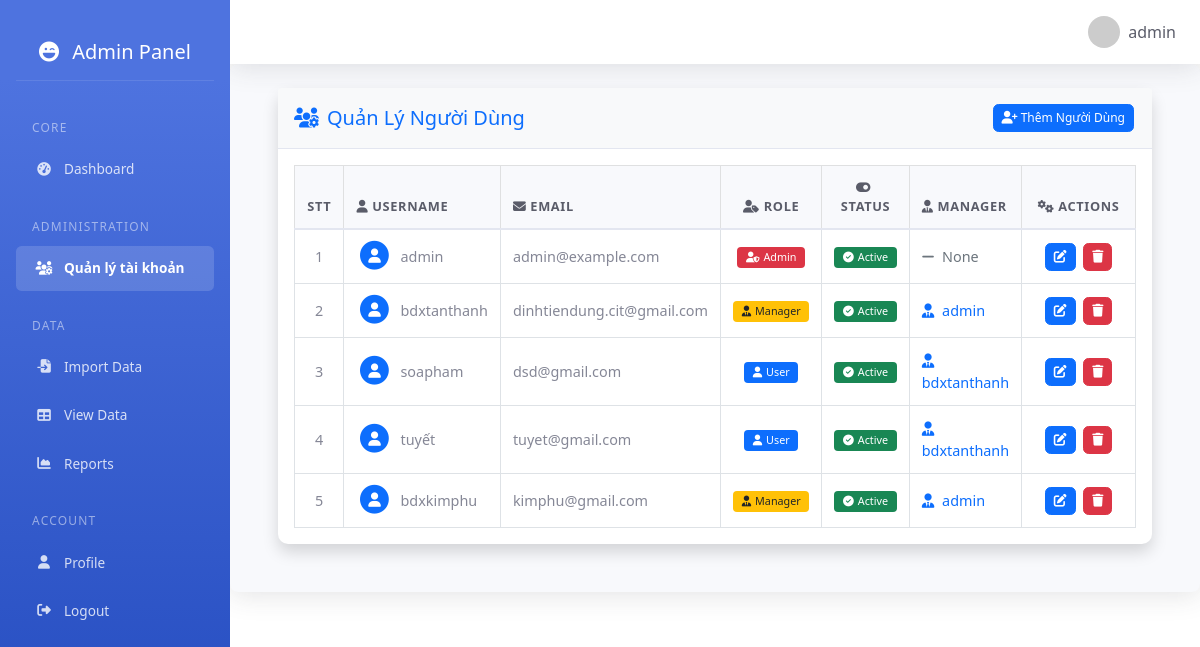
The app's page /admin/dashboard (signed in) with its own data.
### app.py (models this page shows, shortened)
class User(db.Model):
    id = db.Column(db.Integer, primary_key=True)
    username = db.Column(db.String(80), unique=True, nullable=False)
    email = db.Column(db.String(120), unique=True, nullable=False)
    password_hash = db.Column(db.String(120), nullable=False)
    role = db.Column(db.String(20), default='user')  # Đảm bảo column này tồn tại
    is_active = db.Column(db.Boolean, default=True)
    manager_id = db.Column(db.Integer, db.ForeignKey('user.id'), nullable=True)
    subordinates = db.relationship('User',
                                 backref=db.backref('manager', remote_side=[id]),
                                 lazy='dynamic',
                                 foreign_keys=[manager_id])
    @property
    def is_admin(self):
        return self.role == 'admin'

### app.py (the view)
@app.route('/admin/dashboard')
@admin_required
def admin_dashboard():
    users = User.query.all()
    current_user = User.query.filter_by(username=session['username']).first()
    return render_template('admin/dashboard.html',
                         users=users,
                         user=current_user)

### app.py (called while the page is built)
def admin_required(f):
    @wraps(f)
    def decorated_function(*args, **kwargs):
        if 'username' not in session:
            return redirect(url_for('login'))
        user = User.query.filter_by(username=session['username']).first()
        if not user or not user.is_admin:
            abort(403)  # Forbidden
        return f(*args, **kwargs)
    return decorated_function

@app.context_processor
def utility_processor():
    return {
        'datetime': datetime
    }

### templates/admin/dashboard.html (shortened to what this page needs)
{% extends "base.html" %}
{% block content %}
<div class="container-fluid px-4">
    <div class="card shadow mb-4">
        <div class="card-header py-3 d-flex justify-content-between align-items-center">
            <h5 class="m-0 font-weight-bold text-primary">
                <i class="fas fa-users-cog me-2"></i>Quản Lý Người Dùng
            </h5>
            {% if user and user.is_admin %}
            <button class="btn btn-primary btn-sm" onclick="addNewUser();">
                <i class="fas fa-user-plus"></i> Thêm Người Dùng
            </button>
            {% endif %}
        </div>
        <div class="card-body">
            <div class="table-responsive">
                <table class="table table-hover table-bordered">
                    <thead class="table-light">
                        <tr>
                            <th class="text-center" width="50px">STT</th>
                            <th>
                                <i class="fas fa-user me-1"></i>Username
                            </th>
                            <th>
                                <i class="fas fa-envelope me-1"></i>Email
                            </th>
                            <th class="text-center">
                                <i class="fas fa-user-tag me-1"></i>Role
                            </th>
                            <th class="text-center">
                                <i class="fas fa-toggle-on me-1"></i>Status
                            </th>
                            <th>
                                <i class="fas fa-user-tie me-1"></i>Manager
                            </th>
                            <th class="text-center" width="150px">
                                <i class="fas fa-cogs me-1"></i>Actions
                            </th>
                        </tr>
                    </thead>
                    <tbody>
                        {% for user in users %}
                        <tr>
                            <td class="text-center">{{ loop.index }}</td>
                            <td>
                                <div class="d-flex align-items-center">
                                    <span class="fa-stack fa-1x me-2">
                                        <i class="fas fa-circle fa-stack-2x text-primary"></i>
                                        <i class="fas fa-user fa-stack-1x fa-inverse"></i>
                                    </span>
                                    {{ user.username }}
                                </div>
                            </td>
                            <td>{{ user.email }}</td>
                            <td class="text-center">
                                {% if user.role == 'admin' %}
                                    <span class="badge bg-danger">
                                        <i class="fas fa-user-shield me-1"></i>Admin
                                    </span>
                                {% elif user.role == 'manager' %}
                                    <span class="badge bg-warning text-dark">
                                        <i class="fas fa-user-tie me-1"></i>Manager
                                    </span>
                                {% else %}
                                    <span class="badge bg-primary">
                                        <i class="fas fa-user me-1"></i>User
                                    </span>
                                {% endif %}
                            </td>
                            <td class="text-center">
                                {% if user.is_active %}
                                    <span class="badge bg-success">
                                        <i class="fas fa-check-circle me-1"></i>Active
                                    </span>
                                {% else %}
                                    <span class="badge bg-secondary">
                                        <i class="fas fa-times-circle me-1"></i>Inactive
                                    </span>
                                {% endif %}
                            </td>
                            <td>
                                {% if user.manager %}
                                    <span class="text-primary">
                                        <i class="fas fa-user-tie me-1"></i>
                                        {{ user.manager.username }}
                                    </span>
                                {% else %}
                                    <span class="text-muted">
                                        <i class="fas fa-minus me-1"></i>
                                        None
                                    </span>
                                {% endif %}
                            </td>
                            <td class="text-center">
                                <a href="{{ url_for('admin_edit_user', user_id=user.id) }}"
                                   class="btn btn-primary btn-sm"
                                   title="Chỉnh sửa">
                                    <i class="fas fa-edit"></i>
                                </a>
                                <button class="btn btn-danger btn-sm"
                                        title="Xóa"
                                        onclick="deleteUser('{{ user.id }}')">
                                    <i class="fas fa-trash"></i>
                                </button>
                            </td>
                        </tr>
                        {% endfor %}
                    </tbody>
                </table>
            </div>
        </div>
    </div>
</div>
{% endblock %}

### templates/base.html (style rules this page uses)
:root { --primary-color: #4e73df; --secondary-color: #858796; --success-color: #1cc88a; --info-color: #36b9cc; --warning-color: #f6c23e; --danger-color: #e74a3b; --light-color: #f8f9fc; --dark-color: #5a5c69; }
.table { margin-bottom: 0; }
.table thead th { background-color: var(--light-color); border-bottom: 2px solid #e3e6f0; font-weight: 700; font-size: 0.8rem; text-transform: uppercase; letter-spacing: 0.05em; color: var(--dark-color); padding: 0.75rem; }
.table td { vertical-align: middle; font-size: 0.9rem; padding: 0.75rem; color: var(--secondary-color); }
.btn { font-size: 0.85rem; padding: 0.375rem 0.75rem; border-radius: 0.35rem; font-weight: 500; }
.btn-sm { padding: 0.25rem 0.5rem; font-size: 0.75rem; }

### templates/admin/dashboard.html (style rules this page uses)
.card { border: none; border-radius: 10px; }
.card-header { background-color: #f8f9fa; border-bottom: 1px solid #e3e6f0; }
.table { margin-bottom: 0; }
.table th { font-weight: 600; text-transform: uppercase; font-size: 0.8rem; color: #4e73df; }
.table td { vertical-align: middle; font-size: 0.9rem; }
.badge { padding: 0.5em 0.8em; font-weight: 500; }
.btn-sm { padding: 0.25rem 0.5rem; font-size: 0.75rem; margin: 0 2px; }
.btn-sm i { font-size: 0.8rem; }

### records on screen
User: username "admin", email "admin@example.com", role "admin" (drawn), is_active True (drawn), shows "None"
User: username "bdxtanthanh", email "dinhtiendung.cit@gmail.com", role "manager" (drawn), is_active True (drawn), manager.username "admin"
User: username "soapham", email "dsd@gmail.com", role "user" (drawn), is_active True (drawn), manager.username "bdxtanthanh"
User: username "tuyết", email "tuyet@gmail.com", role "user" (drawn), is_active True (drawn), manager.username "bdxtanthanh"
User: username "bdxkimphu", email "kimphu@gmail.com", role "manager" (drawn), is_active True (drawn), manager.username "admin"

### other values on screen
{{ session['username'] }} "admin"
